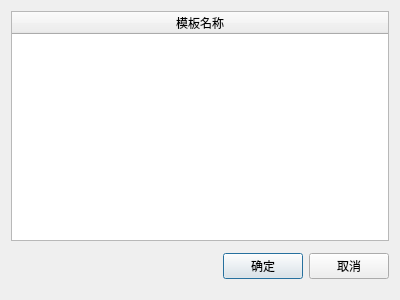
<?xml version="1.0" encoding="UTF-8"?>
<ui version="4.0">
 <class>Dialog</class>
 <widget class="QDialog" name="Dialog">
  <property name="geometry">
   <rect>
    <x>0</x>
    <y>0</y>
    <width>400</width>
    <height>300</height>
   </rect>
  </property>
  <property name="windowTitle">
   <string>模板变更</string>
  </property>
  <layout class="QVBoxLayout" name="verticalLayout">
   <item>
    <widget class="QTableWidget" name="tW_base">
     <attribute name="horizontalHeaderStretchLastSection">
      <bool>true</bool>
     </attribute>
     <column>
      <property name="text">
       <string>模板名称</string>
      </property>
     </column>
    </widget>
   </item>
   <item>
    <layout class="QHBoxLayout" name="horizontalLayout">
     <property name="topMargin">
      <number>6</number>
     </property>
     <property name="bottomMargin">
      <number>10</number>
     </property>
     <item>
      <spacer name="horizontalSpacer">
       <property name="orientation">
        <enum>Qt::Horizontal</enum>
       </property>
       <property name="sizeHint" stdset="0">
        <size>
         <width>40</width>
         <height>20</height>
        </size>
       </property>
      </spacer>
     </item>
     <item>
      <widget class="QPushButton" name="pB_sure">
       <property name="text">
        <string>确定</string>
       </property>
      </widget>
     </item>
     <item>
      <widget class="QPushButton" name="pB_cancel">
       <property name="text">
        <string>取消</string>
       </property>
      </widget>
     </item>
    </layout>
   </item>
  </layout>
 </widget>
 <resources/>
 <connections/>
</ui>
